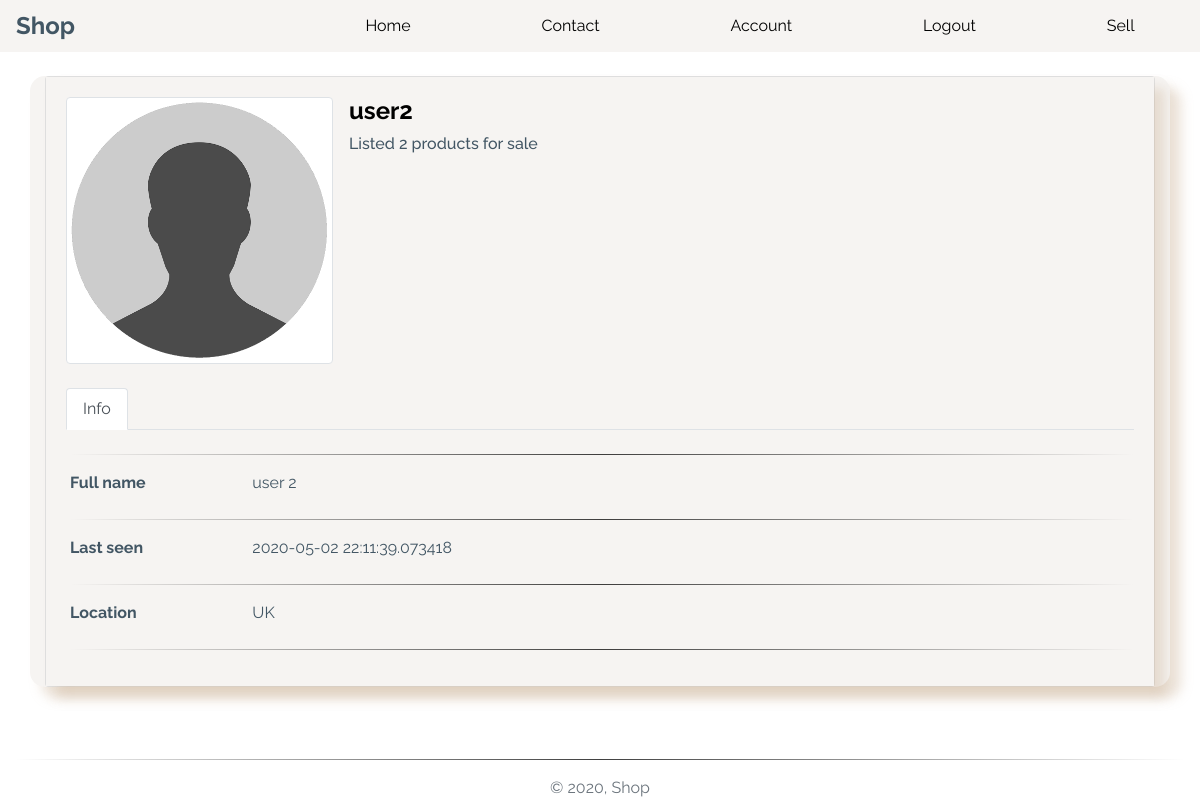
The app's page /user/2/ (signed in), older data.
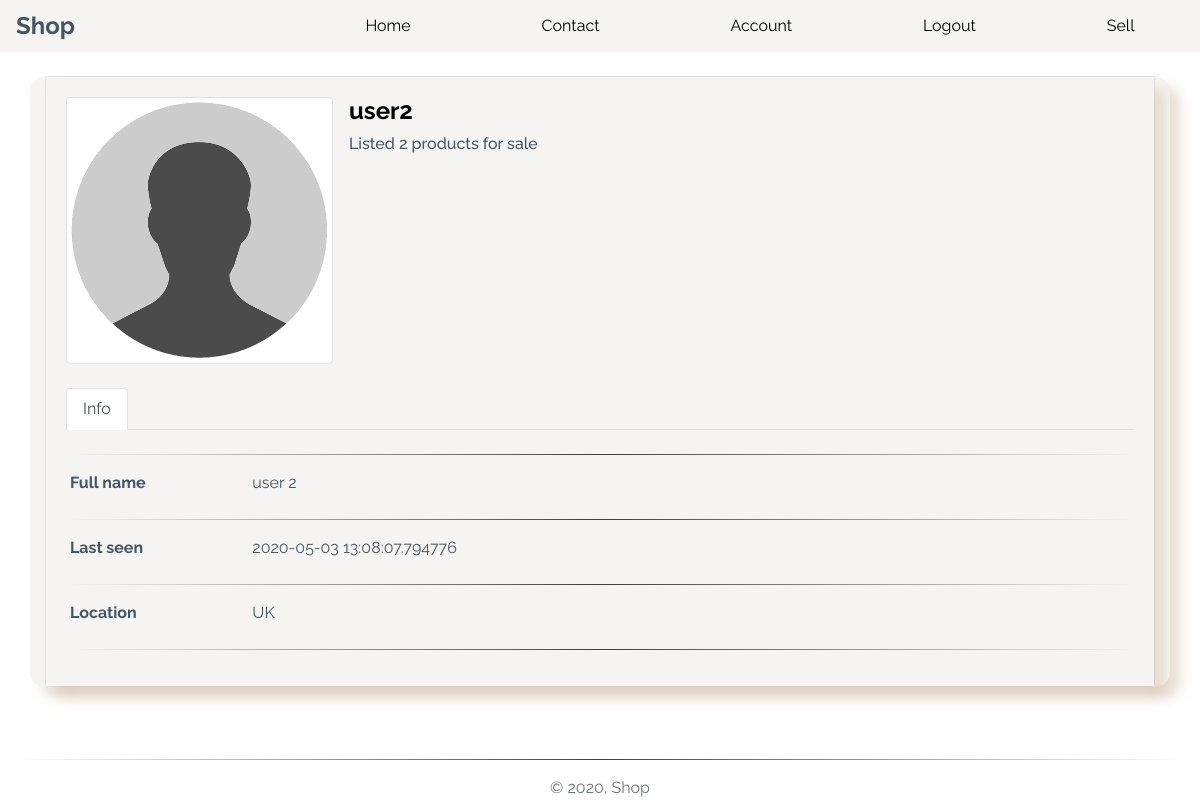
The same page, newer data.
### app/models.py (models this page shows, shortened)
class User(db.Model, UserMixin):
    __tablename__ = "users"
    id = db.Column(db.Integer, primary_key=True)
    full_name = db.Column(db.String(50), nullable=False)
    username = db.Column(db.String(50), unique=True, nullable=False)
    image_file = db.Column(db.String(80), nullable=False,
                           default="default.jpg")
    email = db.Column(db.String(115), unique=True, nullable=False)
    location = db.Column(db.String(50), unique=False, nullable=False)
    password_hash = db.Column(db.String(60), nullable=False)
    last_seen = db.Column(db.DateTime, default=datetime.now)
    seller = db.Column(db.Boolean, default=False)
    items = db.relationship("Item", back_populates="owner", lazy="dynamic")

### app/routes.py (the view)
@app.route("/user/<user_id>/", methods=["GET", "POST"])
@login_required
def user(user_id):
    user = User.query.filter_by(id=user_id).first_or_404()
    form = UpdateDetailsForm()
    if form.validate_on_submit():
        current_user.full_name = form.full_name.data.lower()
        current_user.username = form.username.data.lower()
        current_user.location = form.location.data.lower()
        current_user.email = form.email.data.lower()
        if form.picture.data:
            picture_file = save_pic(form.picture.data, "static/img/profile")
            current_user.image_file = picture_file
        db.session.commit()
        flash("You have updated your information!", "success")
        return redirect(url_for("user", user_id=current_user.id))
    elif request.method == "GET":
        form.full_name.data = current_user.full_name
        form.username.data = current_user.username
        form.location.data = current_user.location
        form.email.data = current_user.email
    user_items_count = Item.query.filter_by(owner=user).count()
    user_items_active = Item.query.filter_by(owner=user, sold=False).all()
    user_items_sold = Item.query.filter_by(owner=user, sold=True).all()
    return render_template("user.html", title='Account', form=form, user=user, user_items_active=user_items_active,
                           user_items_sold=user_items_sold, user_items_count=user_items_count)

### app/models.py (called while the page is built)
@login_manager.user_loader
def load_user(id):
    return User.query.get(int(id))

### app/routes.py (called while the page is built)
@app.before_request
def before_request():
    if current_user.is_authenticated:
        current_user.last_seen = datetime.utcnow()
        db.session.commit()

### app/templates/user.html (shortened to what this page needs)
{% extends "layout.html" %} {%block content%}
<div id="profile-page" class="container">
	<div class="row mt-4 mb-4">
		<div class="col-12">
			<div class="card">
				<div class="card-body">
					<div class="card-title mb-4">
						<div class="d-flex justify-content-start">
							<div class="image-container w-25">
								<div class="image">
									<img src="{{url_for('static', filename='img/profile/' + user.image_file)}}" id="imgProfile" class="img-thumbnail" />
								</div>
							</div>
							<div class="userData ml-3">
								<h2 class="d-block">
									<a href="#">{{user.username}}</a>
								</h2>
								<h6 class="d-block">
									Listed {{user_items_count}} products for sale
								</h6>
							</div>
						</div>
					</div>
					<div class="row">
						<div class="col-12">
							<ul class="nav nav-tabs mb-4" id="myTab" role="tablist">
								{%if current_user.id == user.id%}
								<li class="nav-item active">
									<a class="nav-link active" id="edit-info-tab" data-toggle="tab"
									href="#edit-info" role="tab" aria-controls="edit-info" aria-selected="true">Edit</a>
								</li>
								{%else%}
								<li class="nav-item active">
									<a class="nav-link active" id="basic-info-tab" data-toggle="tab"
									href="#basic-info" role="tab" aria-controls="basic-info" aria-selected="true">Info</a>
								</li>
								{%endif%}
							</ul>
							<div class="tab-content ml-1" id="tabContent">
								{%if current_user.id==user.id%}
								<div class="tab-pane fade show active" id="edit-info" role="tabpanel" aria-labelledby="edit-info-tab">
									<hr />
									<form method="POST" id="editForm" enctype="multipart/form-data">
										{{ form.hidden_tag() }}
										<div class="row form-group">
											<div class="col-sm-3 col-md-2 col-5">
												<label ">{{form.full_name.label}}</label>
											</div>
											<div class="col-md-8 col-6">
												{%if form.full_name.errors %}
												{{form.full_name(class="form-control is-invalid")}}
												<div class="invalid-feedback">
													{%for mistake in form.full_name.errors %}
														<span>{{ mistake }}</span>
													{%endfor%}
												</div>
												{%else%}
													{{form.full_name (class="form-control",placeholder="Enter your full name")}}
												{%endif%}
											</div>
										</div>
										<hr />
										<div class="row">
											<div class="col-sm-3 col-md-2 col-5">
												<label ">{{form.username.label}}</label>
											</div>
											<div class="col-md-8 col-6">
												{%if form.username.errors %}
												{{form.username(class="form-control is-invalid")}}
												<div class="invalid-feedback">
													{%for mistake in form.username.errors %}
													<span>{{ mistake }}</span>
													{%endfor%}
												</div>
												{%else%}
													{{form.username (class="form-control",placeholder="Enter your username")}}
												{%endif%}
											</div>
										</div>
										<hr />
										<div class="row">
											<div class="col-sm-3 col-md-2 col-5">
												<label ">{{form.location.label}}</label>
											</div>
											<div class="col-md-8 col-6">
												{%if form.location.errors %}
												{{form.full_name (class="form-control is-invalid")}}
												<div class="invalid-feedback">
													{%for mistake in form.location.errors %}
													<span>{{ mistake }}</span>
													{%endfor%}
												</div>
												{%else%}
													{{form.location (class="form-control",placeholder="Enter your location")}}
												{%endif%}
											</div>
										</div>
										<hr />
										<div class="row">
											<div class="col-sm-3 col-md-2 col-5">
												<label ">{{form.email.label}}</label>
											</div>
											<div class="col-md-8 col-6">
												{%if form.email.errors %}
													{{form.email(class="form-control is-invalid")}}
												<div class="invalid-feedback">
													{%for mistake in form.email.errors %}
														<span>{{ mistake }}</span>
													{%endfor%}
												</div>
												{%else%}
													{{form.email(class="form-control",placeholder="Enter your email")}}
												{%endif%}
												<h6><small>We'll never share your email with anyone else.</small></h6>
											</div>
										</div>
										<hr />
										<div class="row">
											<div class="col-sm-3 col-md-2 col-5">
												{{form.picture.label}}
											</div>
											<div class="col-md-8 col-6 form-group">
												{{ form.picture }}
												{%if form.picture.errors %}
													{%for error in form.picture.errors %}
														<span class="text-danger">{{error}} </span>
													{%endfor%}
												{%endif%}
											</div>
										</div>
										<hr />
										<div class="row justify-content-center">
											<div class="col-sm-3 col-md-2 col-5">
												{{form.submit(class="btn btn-secondary w-100")}}
											</div>
										</div>
										<hr />
									</form>
								</div>
								{%else%}
								<div class="tab-pane fade show active" id="basic-info" role="tabpanel" aria-labelledby="basic-info-tab">
									<hr />
									<div class="row">
										<div class="col-sm-3 col-md-2 col-5">
											<label ">Full name</label>
										</div>
										<div class="col-md-8 col-6">
											{{user.full_name}}
										</div>
									</div>
									<hr />
									<div class="row">
										<div class="col-sm-3 col-md-2 col-5">
											<label ">Last seen</label>
										</div>
										<div class="col-md-8 col-6">
											{{user.last_seen}}
										</div>
									</div>
									<hr />
									<div class="row">
										<div class="col-sm-3 col-md-2 col-5">
											<label ">Location</label>
										</div>
										<div class="col-md-8 col-6">
											{{user.location}}
										</div>
									</div>
									<hr />
								</div>
								{%endif%}
							</div>
						</div>
					</div>
				</div>
			</div>
		</div>
	</div>
</div>
{% endblock content %}

### app/templates/layout.html (shortened to what this page needs)
<!DOCTYPE html>
<html lang="en">
    <head>
        <link rel="stylesheet" id="bootstrap-css" href="{{ url_for('static', filename='css/bootstrap.min.css') }}" />
        <link
            rel="stylesheet"
            href="{{ url_for('static', filename='css/styles.css') }}"
        />
    </head>
    <body>
        <div class="layout">
            <header>
                <nav class="navbar px-0">
                    <div class="brand">
                        <p>Shop</p>
                    </div>
                    <div class="navbar-links">
                        <a href="{{ url_for("index") }}"> Home </a >
                        <a href="#">Contact</a>
                        {% if current_user.is_authenticated %}
                            <a href="{{ url_for("user", user_id=current_user.id) }}">Account</a>
                            <a href="{{ url_for("logout") }}">Logout</a>
                        {% else %}
                            <a href="{{ url_for("register") }}">Register</a>
                            <a href="{{ url_for("login") }}">Login</a>
                        {% endif %}
                        {% if current_user.is_authenticated and current_user.seller==True %}
                            <a href="{{ url_for("add_item") }}">Sell</a>
                        {% endif %}
                    </div>
                </nav>
            </header>
            <main>
                {% block content %}
                {% endblock content %}
            </main>
            <footer class="footer navbar-fixed-bottom">
                <div class="container-fluid">
                    <hr>
                    <p class="text-muted text-center">
                        &copy;
                        , Shop
                    </p>
                </div>
            </footer>
        </div>
    </body>
</html>

### app/static/css/styles.css (style rules this page uses)
:root { --main-color: #fff; --second-color: #425664; --third-color: #f6f4f2; --fourth-color: #c6ad8f; }
*, *::before, *::after { margin: 0; padding: 0; box-sizing: border-box; list-style: none; text-decoration: none; }
body, html { background: var(--main-color); min-height: 100vh; width: 100%; color: var(--second-color); font-family: "Raleway", sans-serif; }
a { color: black; text-decoration: none; cursor: pointer; }
ul { margin: 0; }
P { margin: 0; padding: 0; }
.container { background-color: var(--third-color); box-shadow: 0.7rem 0.7rem 0.7rem rgba(198, 173, 143, 0.341); border-radius: 15px; }
label { font-weight: bold; display: block; }
hr { border: none; height: 1px; background-image: linear-gradient( to right, rgba(0, 0, 0, 0), rgba(0, 0, 0, 0.75), rgba(0, 0, 0, 0) ); }
.layout { min-height: 100vh; display: grid; grid-template-rows: auto 1fr auto; }
.navbar { background: var(--third-color); width: 100%; display: grid; position: sticky; grid-template-columns: 1fr 3fr; align-items: center; }
.navbar .navbar-links { display: none; align-items: center; justify-items: center; grid-row: 2; grid-column: 1 / span 2; position: relative; }
.navbar .navbar-links a { width: 100%; text-align: center; height: 100%; background-color: var(--main-color); }
.navbar .brand { display: grid; align-items: center; padding-left: 1rem; font-size: 1.5rem; font-weight: 700; grid-column: 1; grid-row: 1; }
.card-body { background-color: var(--third-color); box-shadow: 0.7rem 0.7rem 0.7rem rgba(198, 173, 143, 0.341); }
#profile-page .image-container .image { opacity: 1; display: block; width: 100%; height: auto; transition: 0.5s ease; backface-visibility: hidden; }
.userData h2 { font-size: 1.5rem; font-weight: bold; }
@media screen and (min-width: 1000px) { .navbar .navbar-links { display: grid; grid-column: 2; grid-row: 1; grid-auto-flow: column; } }
@media screen and (min-width: 1000px) { .navbar .navbar-links a { background-color: var(--third-color); } }

Row changes from the older to the newer data that the page shows:
changed User "user2": last_seen "2020-05-02 22:11:39.073418" → "2020-05-03 13:08:07.794776"
